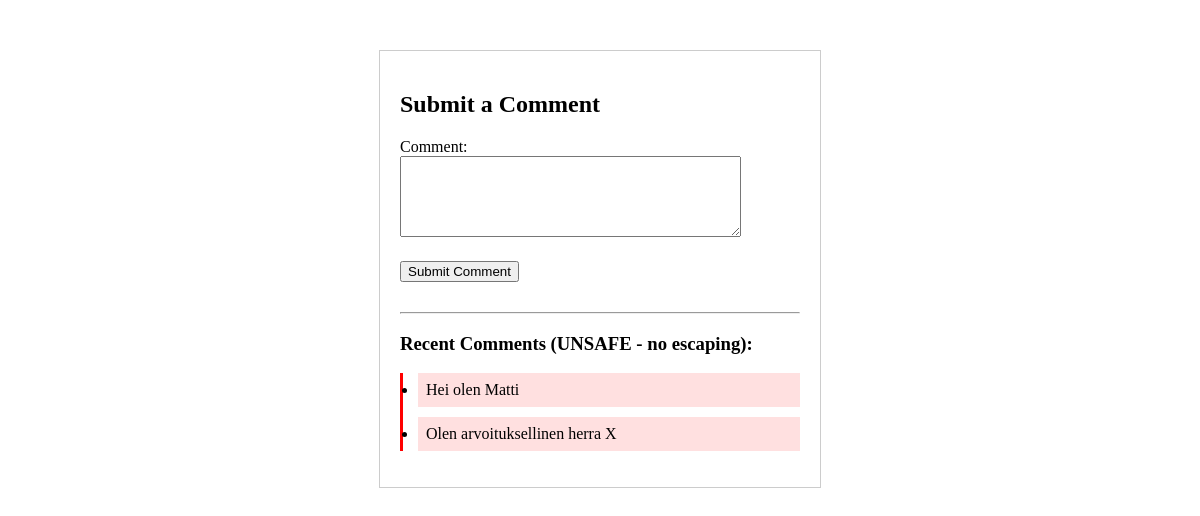
/comment/, run on an earlier commit of the app's database.
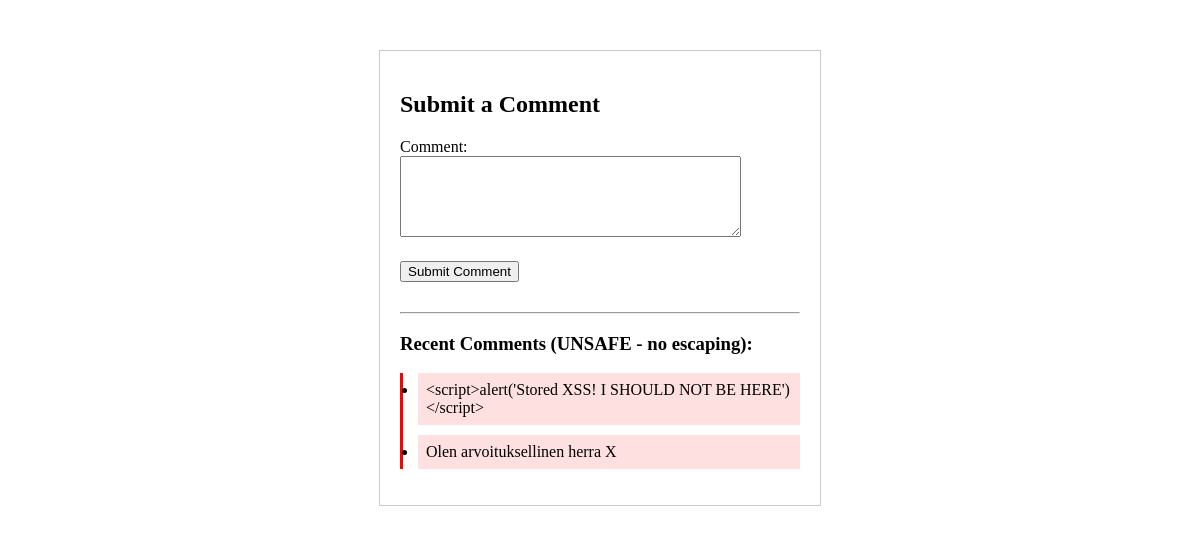
And on a later commit of the database.
### CS_project/models.py (models this page shows)
class MyUser(models.Model):
    username = models.CharField(max_length=50)
    password = models.CharField(max_length=50) # Tämä on vain demoa varten. Älä koskaan tallenna salasanoja näin!
    comment = models.TextField(blank=True, null=True)

### CS_project/views.py (the view)
# urls.py: path('comment/', views.comment, name='comment'),
def comment(request):
    if request.method == "POST":
        user_comment = request.POST.get('comment')
        user = MyUser.objects.first()
        if user:
            user.comment = user_comment
            user.save()
    all_comments = MyUser.objects.exclude(comment__isnull=True).exclude(comment__exact='')
    return render(request, 'comment.html', {'comments': all_comments})

### CS_project/templates/comment.html (shortened to what this page needs)
<!DOCTYPE html>
<html lang="en">
<head>
</head>
<body>
<div style="width: 400px; margin: 50px auto; padding: 20px; border: 1px solid #ccc;">
    <h2>Submit a Comment</h2>
    <form action="{% url 'comment' %}" method="post">
        <div style="margin-bottom: 20px;">
            <label for="comment">Comment:</label>
            <textarea name="comment" rows="5" cols="40" required></textarea>
        </div>
        <input type="submit" value="Submit Comment">
    </form>
    <hr style="margin-top: 30px;">
    <h3>Recent Comments (UNSAFE - no escaping):</h3>
    {% if comments %}
    <ul style="border-left: 3px solid red; padding-left: 15px; margin-top: 10px;">
        {% for item in comments %}
        <li style="margin-bottom: 10px; background-color: #ffe0e0; padding: 8px;">
            {{ item.comment|safe }}
        </li>
        {% endfor %}
    </ul>
    {% else %}
    <p>No comments yet.</p>
    {% endif %}
</div>
</body>
</html>

What changed in the data, as far as the page shows it:
changed MyUser: comment "Hei olen Matti" → "<script>alert('Stored XSS! I SHOULD NOT BE HERE')</script>"
